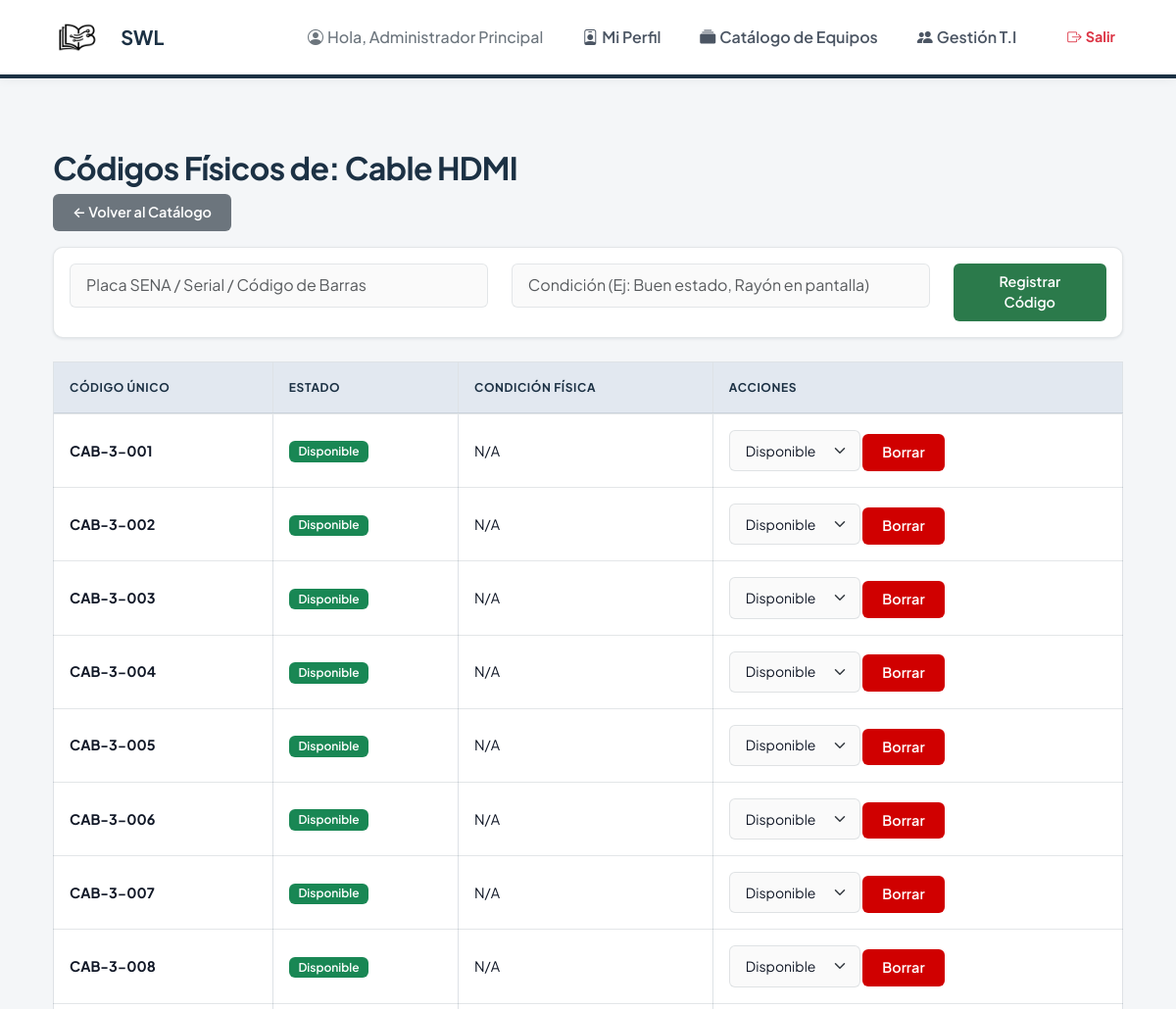
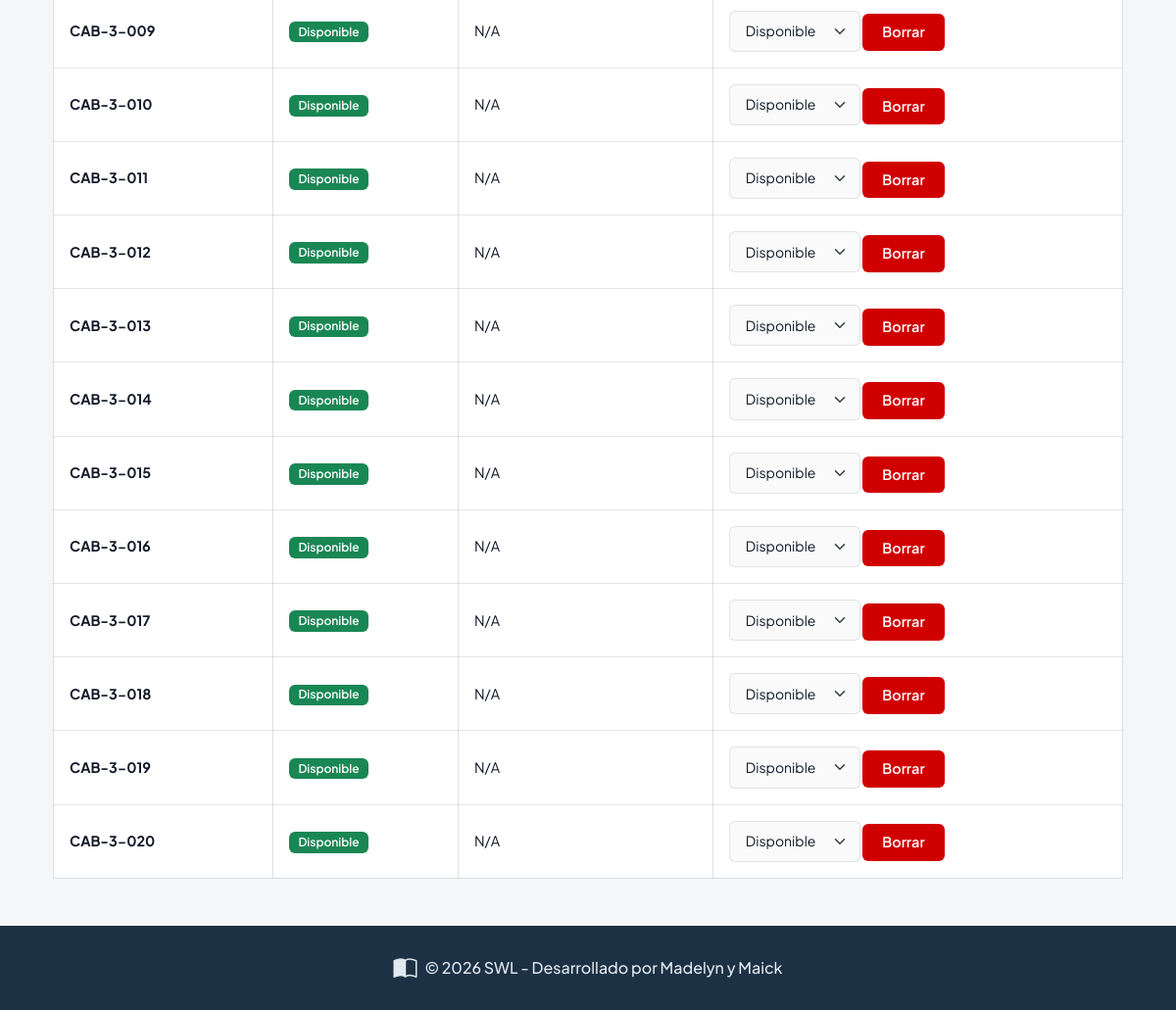
Screenshot of /admin/catalog/3/instances (signed in) with the database file from the repository (2 pictures, top to bottom).
### app/models.py (models this page shows, shortened)
class User(UserMixin, db.Model):
    id = db.Column(db.Integer, primary_key=True)
    email = db.Column(db.String(120), unique=True, nullable=True)
    document_id = db.Column(db.String(20), unique=True, nullable=False)
    full_name = db.Column(db.String(100), nullable=False)
    phone = db.Column(db.String(20))
    role = db.Column(db.String(20), nullable=False)
    program_name = db.Column(db.String(100), nullable=True)
    password_hash = db.Column(db.String(255))

class Catalog(db.Model):
    id = db.Column(db.Integer, primary_key=True)
    title_or_name = db.Column(db.String(150), nullable=False)
    category = db.Column(db.String(50), nullable=False)
    author_or_brand = db.Column(db.String(100), nullable=True)
    instances = db.relationship('ItemInstance', backref='catalog_item', lazy='dynamic', cascade="all, delete-orphan")

class ItemInstance(db.Model):
    id = db.Column(db.Integer, primary_key=True)
    catalog_id = db.Column(db.Integer, db.ForeignKey('catalog.id'), nullable=False)
    unique_code = db.Column(db.String(50), unique=True, nullable=False)
    status = db.Column(db.String(20), default='disponible') # disponible, prestado, mantenimiento, perdido
    condition = db.Column(db.String(100), nullable=True)
    loans = db.relationship('Loan', backref='item_instance', lazy='dynamic')

### app/admin/routes.py (the view, shortened to what this page needs)
@bp.route('/catalog/<int:catalog_id>/instances', methods=['GET', 'POST'])
@role_required('bibliotecario', 'admin')
def manage_instances(catalog_id):
    catalog_item = Catalog.query.get_or_404(catalog_id)
    instances = catalog_item.instances.all()
    return render_template('admin/instances.html', catalog_item=catalog_item, instances=instances)

### app/models.py (called while the page is built)
@login_manager.user_loader
def load_user(user_id):
    return User.query.get(int(user_id))

### app/templates/admin/instances.html (shortened to what this page needs)
{% extends 'base.html' %}
{% block content %}
<div class="container mt-4">
    <h2>Códigos Físicos de: {{ catalog_item.title_or_name }}</h2>
    <a href="{{ url_for('admin.catalog_manage') }}" class="btn btn-secondary mb-3">&larr; Volver al Catálogo</a>
    <div class="card mb-4">
        <div class="card-body">
            <form method="POST" action="{{ url_for('admin.manage_instances', catalog_id=catalog_item.id) }}">
                <div class="row">
                    <div class="col-md-5">
                        <input type="text" name="unique_code" class="form-control"
                            placeholder="Placa SENA / Serial / Código de Barras" required>
                    </div>
                    <div class="col-md-5">
                        <input type="text" name="condition" class="form-control"
                            placeholder="Condición (Ej: Buen estado, Rayón en pantalla)">
                    </div>
                    <div class="col-md-2">
                        <button type="submit" class="btn btn-success w-100">Registrar Código</button>
                    </div>
                </div>
            </form>
        </div>
    </div>
    <table class="table table-bordered">
        <thead>
            <tr>
                <th>Código Único</th>
                <th>Estado</th>
                <th>Condición Física</th>
                <th>Acciones</th>
            </tr>
        </thead>
        <tbody>
            {% for instance in instances %}
            <tr>
                <td><strong>{{ instance.unique_code }}</strong></td>
                <td>
                    {% if instance.status == 'disponible' %}<span class="badge bg-success">Disponible</span>
                    {% elif instance.status == 'prestado' %}<span class="badge bg-warning">Prestado</span>
                    {% else %}<span class="badge bg-danger">{{ instance.status|capitalize }}</span>{% endif %}
                </td>
                <td>{{ instance.condition or 'N/A' }}</td>
                <td>
                    <form method="POST" action="{{ url_for('admin.update_instance_status', instance_id=instance.id) }}"
                        style="display:inline;">
                        <select name="status" onchange="this.form.submit()" class="form-select form-select-sm"
                            style="display:inline-block; width:auto;">
                            <option value="disponible" {% if instance.status=='disponible' %}selected{% endif %}>
                                Disponible</option>
                        </select>
                    </form>
                    <form method="POST" action="{{ url_for('admin.instance_delete', instance_id=instance.id) }}"
                        style="display:inline;">
                        <button type="submit" class="btn btn-sm btn-danger"
                            onclick="return confirm('¿Eliminar este código físico permanentemente?')">Borrar</button>
                    </form>
                </td>
            </tr>
            {% endfor %}
        </tbody>
    </table>
</div>
{% endblock %}

### app/templates/base.html (shortened to what this page needs)
<!DOCTYPE html>
<html lang="es">
<head>
    <link href="https://cdn.jsdelivr.net/npm/bootstrap@5.3.0/dist/css/bootstrap.min.css" rel="stylesheet">
    <link rel="stylesheet" href="https://cdn.jsdelivr.net/npm/bootstrap-icons@1.11.3/font/bootstrap-icons.min.css">
    <link rel="stylesheet" href="{{ url_for('static', filename='css/style.css') }}">
</head>
<body class="d-flex flex-column min-vh-100">
    {% if not 'auth' in request.endpoint %}
    <nav class="navbar navbar-expand-lg custom-navbar sticky-top">
        <div class="container">
            <a class="navbar-brand d-flex align-items-center gap-2" href="{{ url_for('main.index') }}">
                <img src="{{ url_for('static', filename='img/1.png') }}" alt="Logo SWL" height="40" style="border-radius: 6px; object-fit: contain;">
                <span class="d-none d-sm-inline">{{ config['APP_NAME'] }}</span>
            </a>
            <div class="collapse navbar-collapse justify-content-end" id="navbarNav">
                <ul class="navbar-nav align-items-lg-center gap-2 w-100 justify-content-lg-end">
                    {% if current_user.is_authenticated %}
                    <li class="nav-item me-lg-3 text-center text-lg-start mb-2 mb-lg-0">
                        <span class="text-secondary fw-medium">
                            <i class="bi bi-person-circle me-1"></i>Hola, {{ current_user.full_name }}
                        </span>
                    </li>
                    <li class="nav-item">
                        <a class="nav-link text-center text-lg-start" href="{{ url_for('main.profile') }}">
                            <i class="bi bi-person-badge me-1"></i>Mi Perfil
                        </a>
                    </li>
                    {% if current_user.role in ['admin', 'bibliotecario'] %}
                    <li class="nav-item">
                        <a class="nav-link text-center text-lg-start" href="{{ url_for('admin.catalog_manage') }}">
                            <i class="bi bi-collection-fill me-1"></i>Catálogo de Equipos
                        </a>
                    </li>
                    {% endif %}
                    {% if current_user.role == 'admin' %}
                    <li class="nav-item">
                        <a class="nav-link text-center text-lg-start" href="{{ url_for('admin.manage_users') }}">
                            <i class="bi bi-people-fill me-1"></i>Gestión T.I
                        </a>
                    </li>
                    {% elif current_user.role == 'bibliotecario' %}
                    <li class="nav-item">
                        <a class="nav-link text-center text-lg-start" href="{{ url_for('admin.admin_dashboard') }}">
                            <i class="bi bi-journal-bookmark-fill me-1"></i>Panel de Préstamos
                        </a>
                    </li>
                    {% endif %}
                    <li class="nav-item ms-lg-2 mt-2 mt-lg-0 d-grid d-lg-block">
                        <a class="btn btn-outline-danger btn-sm rounded-pill fw-bold" href="{{ url_for('auth.logout') }}">
                            <i class="bi bi-box-arrow-right me-1"></i>Salir
                        </a>
                    </li>
                    {% else %}
                    <li class="nav-item d-grid d-lg-block text-center mt-2 mt-lg-0">
                        <a class="btn btn-primary rounded-pill px-4 fw-bold" href="{{ url_for('auth.login') }}">
                            <i class="bi bi-box-arrow-in-right me-1"></i>Ingresar
                        </a>
                    </li>
                    {% endif %}
                </ul>
            </div>
        </div>
    </nav>
    {% endif %}
    <main class="{% if 'auth' not in request.endpoint %}container mt-5 mb-5{% endif %} flex-grow-1">
        {% block content %}{% endblock %}
    </main>
    <footer class="mt-auto py-4 text-center no-print" style="background-color: var(--brand-primary); color: var(--surface-alt);">
        <div class="container">
            <div class="d-flex justify-content-center align-items-center gap-2">
                <i class="bi bi-book-half fs-4"></i>
                <span class="fw-medium">© 2026 SWL - Desarrollado por Madelyn y Maick</span>
            </div>
        </div>
    </footer>
</body>
</html>

### app/static/css/style.css (style rules this page uses)
:root { --brand-primary: #1C3144; --brand-secondary: #3F88C5; --brand-accent: #D00000; --surface-alt: #E2E8F0; --bg-body: #F4F6F8; --surface-color: #ffffff; --border-color: rgba(28, 49, 68, 0.12); --text-primary: #111827; --text-secondary: #4B5563; --radius-sm: 6px; --radius-md: 10px; --radius-lg: 16px; --shadow-sm: 0 1px 3px rgba(28, 49, 68, 0.1); --shadow-md: 0 10px 15px -3px rgba(28, 49, 68, 0.08), 0 4px 6px -2px rgba(28, 49, 68, 0.04); --transition-fast: 0.2s cubic-bezier(0.4, 0, 0.2, 1); }
body { font-family: 'Plus Jakarta Sans', -apple-system, sans-serif; background-color: var(--bg-body); color: var(--text-primary); -webkit-font-smoothing: antialiased; line-height: 1.6; }
h1, h2, h3, h4, h5, h6 { font-weight: 700; color: var(--brand-primary); letter-spacing: -0.02em; }
.custom-navbar { background-color: var(--surface-color) !important; box-shadow: 0 2px 10px rgba(0,0,0,0.05); padding: 0.8rem 0; border-bottom: 4px solid var(--brand-primary); }
.navbar-brand { font-weight: 700; font-size: 1.25rem; color: var(--brand-primary) !important; }
.nav-link { color: var(--text-secondary) !important; font-weight: 600; transition: var(--transition-fast); padding: 0.5rem 1rem !important; border-radius: var(--radius-sm); }
.card { border: 1px solid var(--border-color); border-radius: var(--radius-md); background: var(--surface-color); box-shadow: var(--shadow-sm); transition: var(--transition-fast); height: 100%; }
.btn { border-radius: var(--radius-sm); padding: 0.5rem 1.25rem; font-weight: 600; font-size: 0.9rem; transition: var(--transition-fast); border: none; }
.btn-danger { background-color: var(--brand-accent); color: white; }
.btn-success { background-color: #2b7a4b; color: white; }
.table { margin-bottom: 0; }
.table thead th { background-color: var(--surface-alt); border-bottom: 2px solid var(--border-color); padding: 1rem; font-weight: 700; color: var(--brand-primary); text-transform: uppercase; font-size: 0.75rem; letter-spacing: 0.05em; }
.table tbody td { padding: 1rem; vertical-align: middle; border-bottom: 1px solid var(--border-color); color: var(--text-primary); font-size: 0.9rem; }
.form-control, .form-select { border-radius: var(--radius-sm); border: 1px solid var(--border-color); padding: 0.6rem 1rem; background-color: #fafafa; color: var(--text-primary); transition: var(--transition-fast); }
.badge { border-radius: 6px; padding: 0.4em 0.8em; font-weight: 600; font-size: 0.75rem; }

### rows the page displays
User: full_name "Administrador Principal"
Catalog: title_or_name "Cable HDMI"
ItemInstance: unique_code "CAB-3-001", shows "Disponible", condition "N/A", status "Disponible"
ItemInstance: unique_code "CAB-3-002", shows "Disponible", condition "N/A", status "Disponible"
ItemInstance: unique_code "CAB-3-003", shows "Disponible", condition "N/A", status "Disponible"
ItemInstance: unique_code "CAB-3-004", shows "Disponible", condition "N/A", status "Disponible"
ItemInstance: unique_code "CAB-3-005", shows "Disponible", condition "N/A", status "Disponible"
ItemInstance: unique_code "CAB-3-006", shows "Disponible", condition "N/A", status "Disponible"
ItemInstance: unique_code "CAB-3-007", shows "Disponible", condition "N/A", status "Disponible"
ItemInstance: unique_code "CAB-3-008", shows "Disponible", condition "N/A", status "Disponible"
ItemInstance: unique_code "CAB-3-009", shows "Disponible", condition "N/A", status "Disponible"
ItemInstance: unique_code "CAB-3-010", shows "Disponible", condition "N/A", status "Disponible"
ItemInstance: unique_code "CAB-3-011", shows "Disponible", condition "N/A", status "Disponible"
ItemInstance: unique_code "CAB-3-012", shows "Disponible", condition "N/A", status "Disponible"
ItemInstance: unique_code "CAB-3-013", shows "Disponible", condition "N/A", status "Disponible"
ItemInstance: unique_code "CAB-3-014", shows "Disponible", condition "N/A", status "Disponible"
ItemInstance: unique_code "CAB-3-015", shows "Disponible", condition "N/A", status "Disponible"
ItemInstance: unique_code "CAB-3-016", shows "Disponible", condition "N/A", status "Disponible"
ItemInstance: unique_code "CAB-3-017", shows "Disponible", condition "N/A", status "Disponible"
ItemInstance: unique_code "CAB-3-018", shows "Disponible", condition "N/A", status "Disponible"
ItemInstance: unique_code "CAB-3-019", shows "Disponible", condition "N/A", status "Disponible"
ItemInstance: unique_code "CAB-3-020", shows "Disponible", condition "N/A", status "Disponible"

### other values shown
{{ config['APP_NAME'] }} "SWL"
